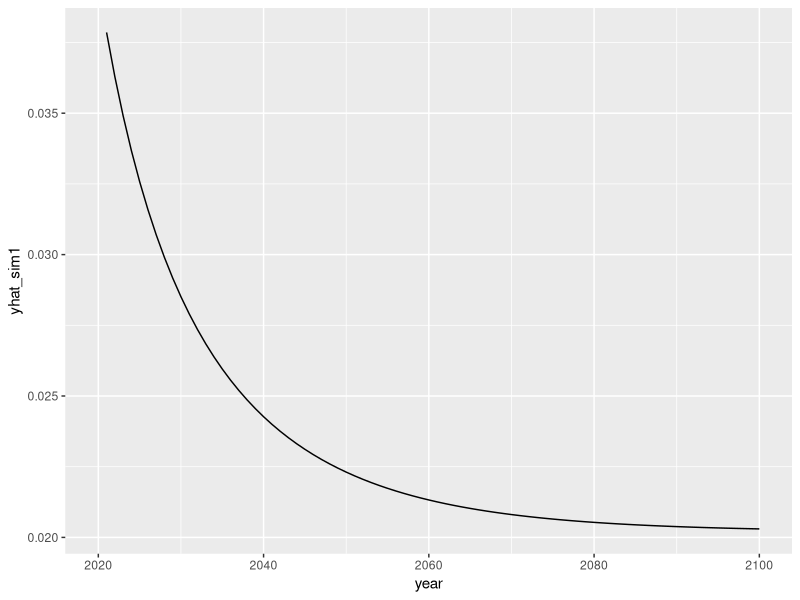
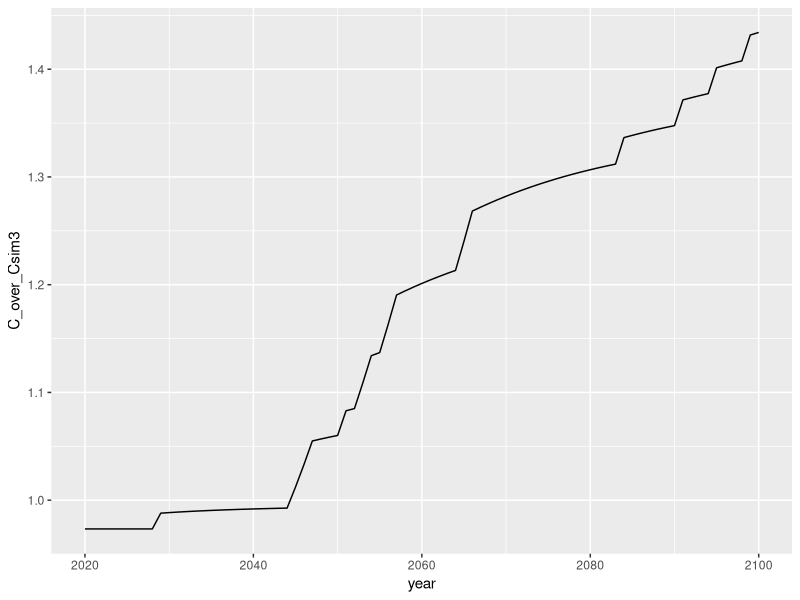

These charts were generated, in order, by the following R code:
## ---- chunk 1
knitr::opts_chunk$set(echo = TRUE)
## ---- chunk 2
library(tidyverse)
## ---- chunk 3
# Parameters
s = .25
delta = .04
alpha = .33
n = .03
g = .02

# y_sim1 in 2017 USD (PPP), K_sim1 in mill 2017 USD (PPP), A_sim1 in index
L_0 = 45.0
K_0 = 1075795.25
A_0 = 10862.74
## ---- chunk 4
sim1 <- data.frame(year = 2020:2100,
                   L = L_0,
                   K_sim1 = K_0,
                   A_sim1 = A_0,
                   yhat_sim1 = NA,
                   Y_sim1 = K_0^alpha*(A_0*L_0)^(1-alpha),
                   y_sim1 = K_0^alpha*(A_0*L_0)^(1-alpha)/L_0)

# Start calculating values
sim1 <- sim1 %>%
  mutate(L = L_0*exp(n*(year-2020)))

for (i in 2:nrow(sim1)) {
  sim1$A_sim1[i] <- sim1$A_sim1[i-1]*exp(g)
  sim1$K_sim1[i] <- (1-delta)*sim1$K_sim1[i-1] + s*sim1$Y_sim1[i-1]
  sim1$Y_sim1[i] <- sim1$K_sim1[i]^alpha*(sim1$L[i]*sim1$A_sim1[i])^(1-alpha)
  sim1$y_sim1[i] <- sim1$Y_sim1[i]/sim1$L[i]
  sim1$yhat_sim1[i] <- (sim1$y_sim1[i]-sim1$y_sim1[i-1])/sim1$y_sim1[i-1]
}

ggplot(data = sim1, aes(x = year, y = yhat_sim1)) +
  geom_line()
## ---- chunk 5
set.seed(420)
pi <- 0.05
theta <- 0.05
year <- c(2020:2100)
#Why not rbinom()??
W_sim2 <- as.integer(lapply(runif(length(year)), function(x) ifelse(x<pi, 1, 0)))


### Expected [E] ###

sim2_E <- data.frame(year = 2020:2100,
                   W = W_sim2,
                   L = L_0,
                   K_sim2 = K_0,
                   A_sim2 = A_0,
                   yhat_sim2 = NA, 
                   pi = pi)

sim2_E <- sim2_E %>%
  mutate(L = L_0*exp(n*(year-2020)))

sim2_E <- sim2_E %>%
  mutate(Y_sim2 = K_0^alpha*(A_sim2*L_0)^(1-alpha),
                   y_sim2 = K_0^alpha*(A_sim2*L_0)^(1-alpha)/L_0)

for (i in 2:nrow(sim2_E)) {
  sim2_E$A_sim2[i] <- sim2_E$A_sim2[i-1]*exp(g)*(1-sim2_E$pi[i]*theta)
  sim2_E$K_sim2[i] <- (1-delta)*sim2_E$K_sim2[i-1] + s*sim2_E$Y_sim2[i-1]
  sim2_E$Y_sim2[i] <- sim2_E$K_sim2[i]^alpha*(sim2_E$L[i]*sim2_E$A_sim2[i])^(1-alpha)
  sim2_E$y_sim2[i] <- sim2_E$Y_sim2[i]/sim2_E$L[i]
  sim2_E$yhat_sim2[i] <- (sim2_E$y_sim2[i]-sim2_E$y_sim2[i-1])/sim2_E$y_sim2[i-1]
}


### Random realisation [RR] ###

sim2_RR <- data.frame(year = 2020:2100,
                   W = W_sim2,
                   L = L_0,
                   K_sim2 = K_0,
                   A_sim2 = A_0,
                   yhat_sim2 = NA)

sim2_RR <- sim2_RR %>%
  mutate(L = L_0*exp(n*(year-2020)))

sim2_RR <- sim2_RR %>%
  mutate( Y_sim2 = K_0^alpha*(A_sim2*L_0)^(1-alpha),
                   y_sim2 = K_0^alpha*(A_sim2*L_0)^(1-alpha)/L_0)

for (i in 2:nrow(sim2_RR)) {
  sim2_RR$A_sim2[i] <- sim2_RR$A_sim2[i-1]*exp(g)*(1-(sim2_RR$W[i]*theta))
  sim2_RR$K_sim2[i] <- (1-delta)*sim2_RR$K_sim2[i-1] + s*sim2_RR$Y_sim2[i-1]
  sim2_RR$Y_sim2[i] <- sim2_RR$K_sim2[i]^alpha*(sim2_RR$L[i]*sim2_RR$A_sim2[i])^(1-alpha)
  sim2_RR$y_sim2[i] <- sim2_RR$Y_sim2[i]/sim2_RR$L[i]
  sim2_RR$yhat_sim2[i] <- (sim2_RR$y_sim2[i]-sim2_RR$y_sim2[i-1])/sim2_RR$y_sim2[i-1]
}

## ---- chunk 6
### Expected [E] ###
pi_sim3 <- rep(NA, 81)
pi_sim3[1:31] <- seq( 0.050,0.20, by=0.005)
pi_sim3[32:81] <- 0.20

sim3_E <- data.frame(year = 2020:2100,
                   L = L_0,
                   K = K_0,
                   A = A_0,
                   yhat = NA, 
                   pi = pi_sim3)

sim3_E <- sim3_E %>%
  mutate(L = L_0*exp(n*(year-2020)))

sim3_E <- sim3_E %>%
  mutate(Y_sim2 = K_0^alpha*(A*L_0)^(1-alpha),
                   y = K_0^alpha*(A*L_0)^(1-alpha)/L_0)

for (i in 2:nrow(sim3_E)) {
  sim3_E$A[i] <- sim3_E$A[i-1]*exp(g)*(1-sim3_E$pi[i]*theta)
  sim3_E$K[i] <- (1-delta)*sim3_E$K[i-1] + s*sim3_E$Y[i-1]
  sim3_E$Y[i] <- sim3_E$K[i]^alpha*(sim3_E$L[i]*sim3_E$A[i])^(1-alpha)
  sim3_E$y[i] <- sim3_E$Y[i]/sim3_E$L[i]
  sim3_E$yhat[i] <- (sim3_E$y[i]-sim3_E$y[i-1])/sim3_E$y[i-1]
}


### Random realisation [RR] ###

W_sim3 <- as.integer(runif(length(2020:2100)) < pi_sim3)

sim3_RR <- data.frame(year = 2020:2100,
                   W = W_sim3,
                   L = L_0,
                   K = K_0,
                   A = A_0,
                   yhat = NA)

sim3_RR <- sim3_RR %>%
  mutate(L = L_0*exp(n*(year-2020)))

sim3_RR <- sim3_RR %>%
  mutate( Y_sim2 = K_0^alpha*(A*L_0)^(1-alpha),
                   y = K_0^alpha*(A*L_0)^(1-alpha)/L_0)


for (i in 2:nrow(sim3_RR)) {
  sim3_RR$A[i] <- sim3_RR$A[i-1]*exp(g)*(1-sim3_RR$W[i]*theta)
  sim3_RR$K[i] <- (1-delta)*sim3_RR$K[i-1] + s*sim3_RR$Y[i-1]
  sim3_RR$Y[i] <- sim3_RR$K[i]^alpha*(sim3_RR$L[i]*sim3_RR$A[i])^(1-alpha)
  sim3_RR$y[i] <- sim3_RR$Y[i]/sim3_RR$L[i]
  sim3_RR$yhat[i] <- (sim3_RR$y[i]-sim3_RR$y[i-1])/sim3_RR$y[i-1]
}
## ---- chunk 7
s_b <- .02
theta_l <- .01
theta_u <- .05
B_0 <- 0

sim4 <- data.frame(year = 2020:2100,
                   W = W_sim3,
                   L = L_0,
                   K = K_0,
                   A = A_0,
                   yhat = NA, 
                   B = B_0, 
                   Y_sim3 = sim3_RR$Y, 
                   D = NA)

sim4 <- sim4 %>%
  mutate(L = L_0*exp(n*(year-2020)))

sim4 <- sim4 %>%
  mutate( Y = K_0^alpha*(A*L_0)^(1-alpha),
          y =Y/L_0, 
          C = (1-s-s_b)*Y, 
          C_sim3 = (1-s)*Y_sim3, 
          C_over_Csim3 = C/C_sim3)


for (i in 2:nrow(sim4)) {
  sim4$B[i] <- sim4$B[i-1] + s_b*sim4$Y[i] - delta * sim4$B[i-1]
  sim4$D[i] <- theta_l + (theta_u - theta_l)*exp(-.1*sim4$B[i]/sim4$A[i-1])
  sim4$A[i] <- sim4$A[i-1]*exp(g)*(1-sim4$W[i]*sim4$D[i])
  sim4$K[i] <- (1-delta)*sim4$K[i-1] + s*sim4$Y[i-1]
  sim4$Y[i] <- sim4$K[i]^alpha*(sim4$L[i]*sim4$A[i])^(1-alpha)
  sim4$C[i] <- (1 - s - s_b)*sim4$Y[i]
  sim4$y[i] <- sim4$Y[i]/sim4$L[i]
  sim4$yhat[i] <- (sim4$y[i]-sim4$y[i-1])/sim4$y[i-1]
  sim4$C_over_Csim3[i] <- sim4$C[i]/sim4$C_sim3[i] 
}

ggplot(data = sim4) +
  geom_line(aes(x = year, y = C_over_Csim3))
## ---- chunk 8
library(writexl)


write_xlsx(list(Simulation1= sim1, Simulation2E= sim2_E, Simulation2RR= sim2_RR, Simulation3E= sim3_E, Simulation3RR= sim3_RR, simulation4 = sim4), col_names = TRUE, "EGI: Assignment1.xlsx")
